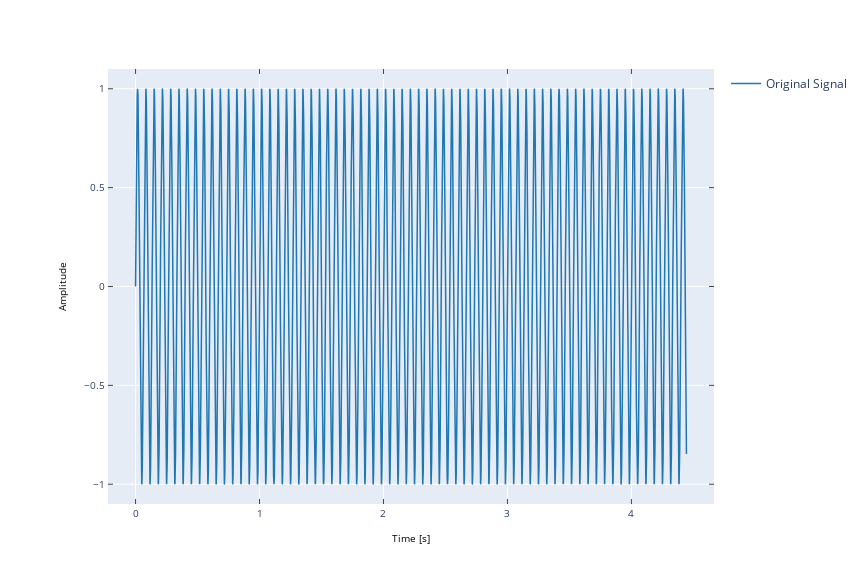

Notebook cell for this chart:
### Code cell
fig = plt.figure(figsize=(12, 8))
plt.plot(
    timeVector[:number_of_samples],
    sinewave[:number_of_samples],
    label="Original Signal",
)
plt.xlabel("Time [s]")
plt.ylabel("Amplitude")
plt.grid()

plotly_fig = tls.mpl_to_plotly(fig)
plotly_fig.layout.update(showlegend=True)
plotly.offline.iplot(plotly_fig)

### Figure 1 — Plotly figure (JSON) as saved in the notebook; plotly's stock layout.template omitted (floating-point values rounded to 4 significant figures; data arrays with more than 128 entries replaced by an {"elided": "..."} marker saying what was removed)
{"data": [{"line": {"color": "rgba (31, 119, 180, 1)", "dash": "solid", "width": 1.5}, "mode": "lines", "name": "Original Signal", "type": "scatter", "x": {"elided": "14222 float values"}, "xaxis": "x", "y": {"elided": "14222 float values"}, "yaxis": "y"}], "layout": {"autosize": false, "height": 576, "hovermode": "closest", "margin": {"b": 72, "l": 108, "pad": 0, "r": 86, "t": 69}, "showlegend": true, "width": 864, "xaxis": {"anchor": "y", "domain": [0, 1], "mirror": "ticks", "nticks": 7, "range": [-0.2222, 4.666], "showgrid": true, "showline": true, "side": "bottom", "tickfont": {"size": 10}, "ticks": "inside", "title": {"font": {"color": "#000000", "size": 10}, "text": "Time [s]"}, "type": "linear", "zeroline": false}, "yaxis": {"anchor": "x", "domain": [0, 1], "mirror": "ticks", "nticks": 11, "range": [-1.1, 1.1], "showgrid": true, "showline": true, "side": "left", "tickfont": {"size": 10}, "ticks": "inside", "title": {"font": {"color": "#000000", "size": 10}, "text": "Amplitude"}, "type": "linear", "zeroline": false}}}
